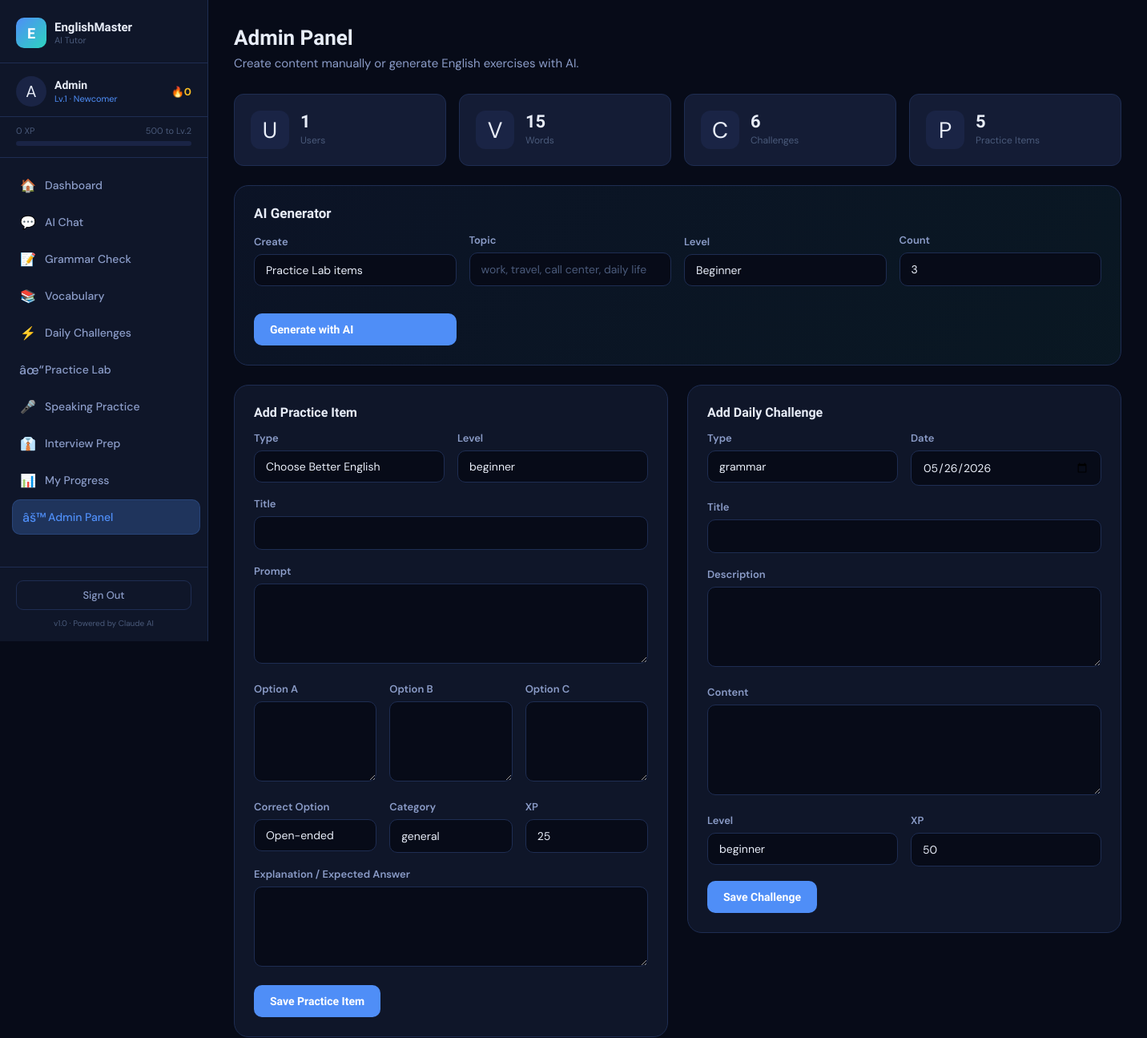
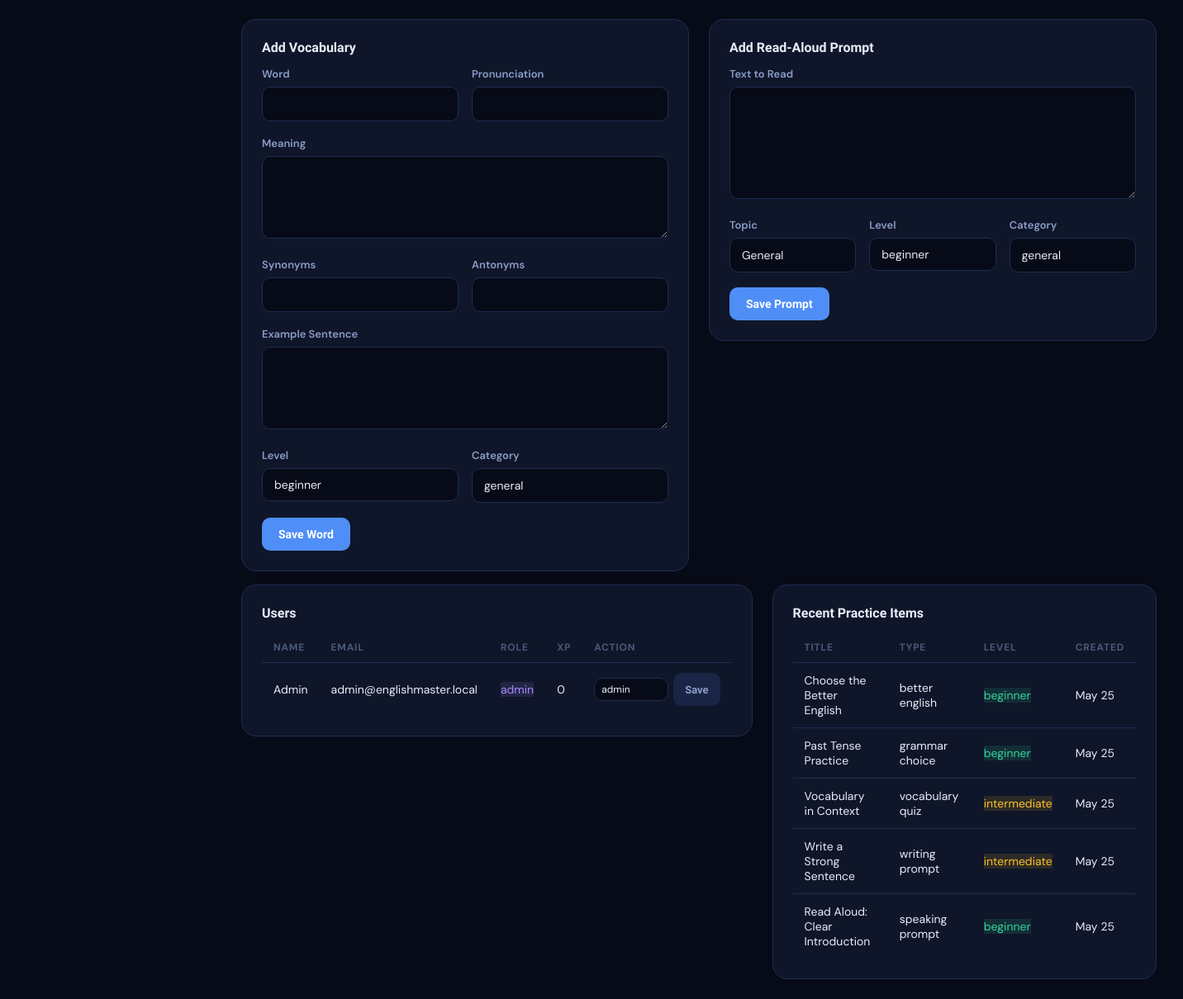
/admin.php (signed in), run on the app's committed database (2 pictures, top to bottom).
### tables this page shows
CREATE TABLE IF NOT EXISTS users (
    id INT AUTO_INCREMENT PRIMARY KEY,
    name VARCHAR(100) NOT NULL,
    email VARCHAR(150) UNIQUE NOT NULL,
    password VARCHAR(255) NOT NULL,
    level INT DEFAULT 1,
    xp INT DEFAULT 0,
    streak INT DEFAULT 0,
    last_active DATE,
    avatar VARCHAR(10) DEFAULT '🧑',
    english_level ENUM('beginner','intermediate','advanced') DEFAULT 'beginner',
    role ENUM('user','admin') NOT NULL DEFAULT 'user',
    created_at TIMESTAMP DEFAULT CURRENT_TIMESTAMP
);

CREATE TABLE IF NOT EXISTS practice_items (
    id INT AUTO_INCREMENT PRIMARY KEY,
    type ENUM('better_english','grammar_choice','vocabulary_quiz','writing_prompt','speaking_prompt') NOT NULL DEFAULT 'better_english',
    title VARCHAR(200) NOT NULL,
    prompt TEXT NOT NULL,
    option_a TEXT,
    option_b TEXT,
    option_c TEXT,
    correct_option CHAR(1),
    explanation TEXT,
    difficulty ENUM('beginner','intermediate','advanced') DEFAULT 'beginner',
    category VARCHAR(80) DEFAULT 'general',
    xp_reward INT DEFAULT 25,
    active TINYINT(1) DEFAULT 1,
    created_by INT NULL,
    created_at TIMESTAMP DEFAULT CURRENT_TIMESTAMP,
    FOREIGN KEY (created_by) REFERENCES users(id) ON DELETE SET NULL
);

### config.php (called while the page is built, shortened)
<?php
function db() {
    static $conn = null;
    if ($conn === null) {
        $conn = new mysqli(DB_HOST, DB_USER, DB_PASS, DB_NAME);
        $conn->set_charset('utf8mb4');
    }
    return $conn;
}
function isAdmin($user = null) {
    return $user && (($user['role'] ?? 'user') === 'admin');
}
function currentUser() {
    $db = db();
    $uid = (int)$_SESSION['uid'];
    $r = $db->query("SELECT * FROM users WHERE id = $uid LIMIT 1");
    return $r ? $r->fetch_assoc() : null;
}
function clean($str) {
    return htmlspecialchars(strip_tags(trim($str)), ENT_QUOTES, 'UTF-8');
}
function levelName($level) {
    if ($level <= 2)  return 'Newcomer';
    return 'English Master';
}
function xpToNextLevel($xp) {
    $currentLevel = max(1, (int)floor($xp / 500) + 1);
    $nextLevelXP = $currentLevel * 500;
    $progress = (($xp % 500) / 500) * 100;
    return ['next' => $nextLevelXP, 'progress' => round($progress), 'needed' => $nextLevelXP - $xp];
}
?>

### admin.php (the view, shortened to what this page needs)
<?php
require_once 'config.php';
$db = db();
$uid = (int)$_SESSION['uid'];
$counts = [
    'users' => $db->query("SELECT COUNT(*) c FROM users")->fetch_assoc()['c'] ?? 0,
    'vocabulary' => $db->query("SELECT COUNT(*) c FROM vocabulary")->fetch_assoc()['c'] ?? 0,
    'challenges' => $db->query("SELECT COUNT(*) c FROM challenges")->fetch_assoc()['c'] ?? 0,
    'practice' => $db->query("SELECT COUNT(*) c FROM practice_items")->fetch_assoc()['c'] ?? 0,
];
$users = $db->query("SELECT id,name,email,role,english_level,xp,created_at FROM users ORDER BY created_at DESC LIMIT 20");
$recentPractice = $db->query("SELECT title,type,difficulty,created_at FROM practice_items ORDER BY created_at DESC LIMIT 8");
include 'includes/header.php';
?>
<div class="page-header">
  <h1>Admin Panel</h1>
  <p>Create content manually or generate English exercises with AI.</p>
</div>
<div class="grid-4 mb-24">
  <div class="stat-card"><div class="stat-icon">U</div><div><div class="stat-val"><?= (int)$counts['users'] ?></div><div class="stat-label">Users</div></div></div>
  <div class="stat-card"><div class="stat-icon">V</div><div><div class="stat-val"><?= (int)$counts['vocabulary'] ?></div><div class="stat-label">Words</div></div></div>
  <div class="stat-card"><div class="stat-icon">C</div><div><div class="stat-val"><?= (int)$counts['challenges'] ?></div><div class="stat-label">Challenges</div></div></div>
  <div class="stat-card"><div class="stat-icon">P</div><div><div class="stat-val"><?= (int)$counts['practice'] ?></div><div class="stat-label">Practice Items</div></div></div>
</div>
<div class="card mb-24" style="background:linear-gradient(135deg,#4f8ef710,#2dd4bf10);">
  <h3 style="font-size:17px;margin-bottom:14px;color:var(--text-1)">AI Generator</h3>
  <form method="POST" class="grid-4" style="align-items:end;">
    <div class="form-group">
      <label class="form-label">Create</label>
      <select name="target" class="form-control">
        <option value="practice">Practice Lab items</option>
      </select>
    </div>
    <div class="form-group">
      <label class="form-label">Topic</label>
      <input name="topic" class="form-control" placeholder="work, travel, call center, daily life" required>
    </div>
    <div class="form-group">
      <label class="form-label">Level</label>
      <select name="difficulty" class="form-control">
        <option value="beginner">Beginner</option>
      </select>
    </div>
    <div class="form-group">
      <label class="form-label">Count</label>
      <input type="number" name="count" min="1" max="10" value="3" class="form-control">
    </div>
    <button class="btn btn-primary" onclick="btnLoading(this,true)">Generate with AI</button>
  </form>
</div>
<div class="grid-2" style="gap:24px;align-items:start;">
  <div class="card">
    <h3 style="font-size:16px;margin-bottom:14px;color:var(--text-1)">Add Practice Item</h3>
    <form method="POST">
      <div class="grid-2">
        <div class="form-group"><label class="form-label">Type</label><select name="type" class="form-control"><option value="better_english">Choose Better English</option></select></div>
        <div class="form-group"><label class="form-label">Level</label><select name="difficulty" class="form-control"><option>beginner</option><option>intermediate</option><option>advanced</option></select></div>
      </div>
      <div class="form-group"><label class="form-label">Title</label><input name="title" class="form-control" required></div>
      <div class="form-group"><label class="form-label">Prompt</label><textarea name="prompt" class="form-control" rows="3" required></textarea></div>
      <div class="grid-3">
        <div class="form-group"><label class="form-label">Option A</label><textarea name="option_a" class="form-control" rows="2"></textarea></div>
        <div class="form-group"><label class="form-label">Option B</label><textarea name="option_b" class="form-control" rows="2"></textarea></div>
        <div class="form-group"><label class="form-label">Option C</label><textarea name="option_c" class="form-control" rows="2"></textarea></div>
      </div>
      <div class="grid-3">
        <div class="form-group"><label class="form-label">Correct Option</label><select name="correct_option" class="form-control"><option value="">Open-ended</option><option>A</option><option>B</option><option>C</option></select></div>
        <div class="form-group"><label class="form-label">Category</label><input name="category" class="form-control" value="general"></div>
        <div class="form-group"><label class="form-label">XP</label><input type="number" name="xp_reward" class="form-control" value="25" min="5" max="200"></div>
      </div>
      <div class="form-group"><label class="form-label">Explanation / Expected Answer</label><textarea name="explanation" class="form-control" rows="3"></textarea></div>
      <button class="btn btn-primary">Save Practice Item</button>
    </form>
  </div>
  <div class="card">
    <h3 style="font-size:16px;margin-bottom:14px;color:var(--text-1)">Add Daily Challenge</h3>
    <form method="POST">
      <div class="grid-2">
        <div class="form-group"><label class="form-label">Type</label><select name="type" class="form-control"><option>grammar</option></select></div>
        <div class="form-group"><label class="form-label">Date</label><input type="date" name="challenge_date" value="<?= date('Y-m-d') ?>" class="form-control"></div>
      </div>
      <div class="form-group"><label class="form-label">Title</label><input name="title" class="form-control" required></div>
      <div class="form-group"><label class="form-label">Description</label><textarea name="description" class="form-control" rows="2"></textarea></div>
      <div class="form-group"><label class="form-label">Content</label><textarea name="content" class="form-control" rows="4" required></textarea></div>
      <div class="grid-2">
        <div class="form-group"><label class="form-label">Level</label><select name="difficulty" class="form-control"><option>beginner</option><option>intermediate</option><option>advanced</option></select></div>
        <div class="form-group"><label class="form-label">XP</label><input type="number" name="xp_reward" value="50" class="form-control"></div>
      </div>
      <button class="btn btn-primary">Save Challenge</button>
    </form>
  </div>
  <div class="card">
    <h3 style="font-size:16px;margin-bottom:14px;color:var(--text-1)">Add Vocabulary</h3>
    <form method="POST">
      <div class="grid-2">
        <div class="form-group"><label class="form-label">Word</label><input name="word" class="form-control" required></div>
        <div class="form-group"><label class="form-label">Pronunciation</label><input name="pronunciation" class="form-control"></div>
      </div>
      <div class="form-group"><label class="form-label">Meaning</label><textarea name="meaning" class="form-control" rows="3" required></textarea></div>
      <div class="grid-2">
        <div class="form-group"><label class="form-label">Synonyms</label><input name="synonyms" class="form-control"></div>
        <div class="form-group"><label class="form-label">Antonyms</label><input name="antonyms" class="form-control"></div>
      </div>
      <div class="form-group"><label class="form-label">Example Sentence</label><textarea name="example_sentence" class="form-control" rows="2"></textarea></div>
      <div class="grid-2">
        <div class="form-group"><label class="form-label">Level</label><select name="difficulty" class="form-control"><option>beginner</option><option>intermediate</option><option>advanced</option></select></div>
        <div class="form-group"><label class="form-label">Category</label><input name="category" class="form-control" value="general"></div>
      </div>
      <button class="btn btn-primary">Save Word</button>
    </form>
  </div>
  <div class="card">
    <h3 style="font-size:16px;margin-bottom:14px;color:var(--text-1)">Add Read-Aloud Prompt</h3>
    <form method="POST">
      <div class="form-group"><label class="form-label">Text to Read</label><textarea name="text" class="form-control" rows="5" required></textarea></div>
      <div class="grid-3">
        <div class="form-group"><label class="form-label">Topic</label><input name="topic" class="form-control" value="General"></div>
        <div class="form-group"><label class="form-label">Level</label><select name="difficulty" class="form-control"><option>beginner</option><option>intermediate</option><option>advanced</option></select></div>
        <div class="form-group"><label class="form-label">Category</label><input name="category" class="form-control" value="general"></div>
      </div>
      <button class="btn btn-primary">Save Prompt</button>
    </form>
  </div>
</div>
<div class="grid-2 mt-16" style="gap:24px;align-items:start;">
  <div class="card">
    <h3 style="font-size:16px;margin-bottom:14px;color:var(--text-1)">Users</h3>
    <table class="data-table">
      <thead><tr><th>Name</th><th>Email</th><th>Role</th><th>XP</th><th>Action</th></tr></thead>
      <tbody>
      <?php while ($u = $users->fetch_assoc()): ?>
        <tr>
          <td><?= clean($u['name']) ?></td>
          <td><?= clean($u['email']) ?></td>
          <td><span class="ac-badge <?= $u['role']==='admin'?'badge-purple':'badge-blue' ?>"><?= clean($u['role']) ?></span></td>
          <td><?= (int)$u['xp'] ?></td>
          <td>
            <form method="POST" style="display:flex;gap:6px;align-items:center;">
              <select name="role" class="form-control" style="width:90px;padding:6px 8px;font-size:12px;">
                <option value="admin" <?= $u['role']==='admin'?'selected':'' ?>>admin</option>
              </select>
              <button class="btn btn-ghost btn-sm" <?= (int)$u['id']===$uid?'disabled':'' ?>>Save</button>
            </form>
          </td>
        </tr>
      <?php endwhile; ?>
      </tbody>
    </table>
  </div>
  <div class="card">
    <h3 style="font-size:16px;margin-bottom:14px;color:var(--text-1)">Recent Practice Items</h3>
    <table class="data-table">
      <thead><tr><th>Title</th><th>Type</th><th>Level</th><th>Created</th></tr></thead>
      <tbody>
      <?php while ($p = $recentPractice->fetch_assoc()): ?>
        <tr>
          <td><?= clean($p['title']) ?></td>
          <td><?= clean(str_replace('_', ' ', $p['type'])) ?></td>
          <td><span class="ac-badge diff-<?= clean($p['difficulty']) ?>"><?= clean($p['difficulty']) ?></span></td>
          <td><?= date('M d', strtotime($p['created_at'])) ?></td>
        </tr>
      <?php endwhile; ?>
      </tbody>
    </table>
  </div>
</div>
<?php include 'includes/footer.php'; ?>

### includes/header.php (shortened to what this page needs)
<?php
$user = currentUser();
$xpInfo = $user ? xpToNextLevel($user['xp']) : null;
$currentPage = basename($_SERVER['PHP_SELF'], '.php');
?>
<!DOCTYPE html>
<html lang="en">
<head>
<link rel="stylesheet" href="<?= APP_URL ?>/assets/style.css">
</head>
<body>
<div class="app-layout">
  <aside class="sidebar" id="sidebar">
    <div class="sidebar-logo">
      <div class="logo-icon">E</div>
      <div class="logo-text">
        <span class="logo-name">EnglishMaster</span>
        <span class="logo-tag">AI Tutor</span>
      </div>
    </div>
    <?php if ($user): ?>
    <div class="sidebar-user">
      <div class="user-avatar"><?= $user['avatar'] ?></div>
      <div class="user-info">
        <div class="user-name"><?= clean($user['name']) ?></div>
        <div class="user-level">Lv.<?= $user['level'] ?> · <?= levelName($user['level']) ?></div>
      </div>
      <div class="user-streak">🔥<?= $user['streak'] ?></div>
    </div>
    <div class="xp-bar-wrap">
      <div class="xp-bar-label">
        <span><?= number_format($user['xp']) ?> XP</span>
        <span><?= $xpInfo['needed'] ?> to Lv.<?= $user['level']+1 ?></span>
      </div>
      <div class="xp-bar">
      </div>
    </div>
    <nav class="sidebar-nav">
      <a href="<?= APP_URL ?>/dashboard.php" class="nav-item <?= $currentPage==='dashboard'?'active':'' ?>">
        <span class="nav-icon">🏠</span><span class="nav-label">Dashboard</span>
      </a>
      <a href="<?= APP_URL ?>/chat.php" class="nav-item <?= $currentPage==='chat'?'active':'' ?>">
        <span class="nav-icon">💬</span><span class="nav-label">AI Chat</span>
      </a>
      <a href="<?= APP_URL ?>/grammar.php" class="nav-item <?= $currentPage==='grammar'?'active':'' ?>">
        <span class="nav-icon">📝</span><span class="nav-label">Grammar Check</span>
      </a>
      <a href="<?= APP_URL ?>/vocabulary.php" class="nav-item <?= $currentPage==='vocabulary'?'active':'' ?>">
        <span class="nav-icon">📚</span><span class="nav-label">Vocabulary</span>
      </a>
      <a href="<?= APP_URL ?>/challenges.php" class="nav-item <?= $currentPage==='challenges'?'active':'' ?>">
        <span class="nav-icon">⚡</span><span class="nav-label">Daily Challenges</span>
      </a>
      <a href="<?= APP_URL ?>/practice.php" class="nav-item <?= $currentPage==='practice'?'active':'' ?>">
        <span class="nav-icon">âœ“</span><span class="nav-label">Practice Lab</span>
      </a>
      <a href="<?= APP_URL ?>/speaking.php" class="nav-item <?= $currentPage==='speaking'?'active':'' ?>">
        <span class="nav-icon">🎤</span><span class="nav-label">Speaking Practice</span>
      </a>
      <a href="<?= APP_URL ?>/interview.php" class="nav-item <?= $currentPage==='interview'?'active':'' ?>">
        <span class="nav-icon">👔</span><span class="nav-label">Interview Prep</span>
      </a>
      <a href="<?= APP_URL ?>/progress.php" class="nav-item <?= $currentPage==='progress'?'active':'' ?>">
        <span class="nav-icon">📊</span><span class="nav-label">My Progress</span>
      </a>
      <?php if (isAdmin($user)): ?>
      <a href="<?= APP_URL ?>/admin.php" class="nav-item <?= $currentPage==='admin'?'active':'' ?>">
        <span class="nav-icon">âš™</span><span class="nav-label">Admin Panel</span>
      </a>
      <?php endif; ?>
    </nav>
    <?php endif; ?>
    <div class="sidebar-bottom">
      <?php if ($user): ?>
      <a href="<?= APP_URL ?>/logout.php" class="logout-btn">Sign Out</a>
      <?php endif; ?>
      <div class="sidebar-version">v1.0 · Powered by Claude AI</div>
    </div>
  </aside>
  <main class="main-content">

### includes/footer.php (shortened to what this page needs)
  </main>
</div>
</body>
</html>

### data on the page
users: avatar "A", name "Admin", level "1", level "Newcomer", streak "0", xp "0", xp "500", $user['level']+1 "2", email "admin@englishmaster.local", role "admin"
practice_items: title "Choose the Better English", type "better english", difficulty "beginner", created_at "May 25"
practice_items: title "Past Tense Practice", type "grammar choice", difficulty "beginner", created_at "May 25"
practice_items: title "Vocabulary in Context", type "vocabulary quiz", difficulty "intermediate", created_at "May 25"
practice_items: title "Write a Strong Sentence", type "writing prompt", difficulty "intermediate", created_at "May 25"
practice_items: title "Read Aloud: Clear Introduction", type "speaking prompt", difficulty "beginner", created_at "May 25"

### other printed values
$counts['users'] "1"
$counts['vocabulary'] "15"
$counts['challenges'] "6"
$counts['practice'] "5"
